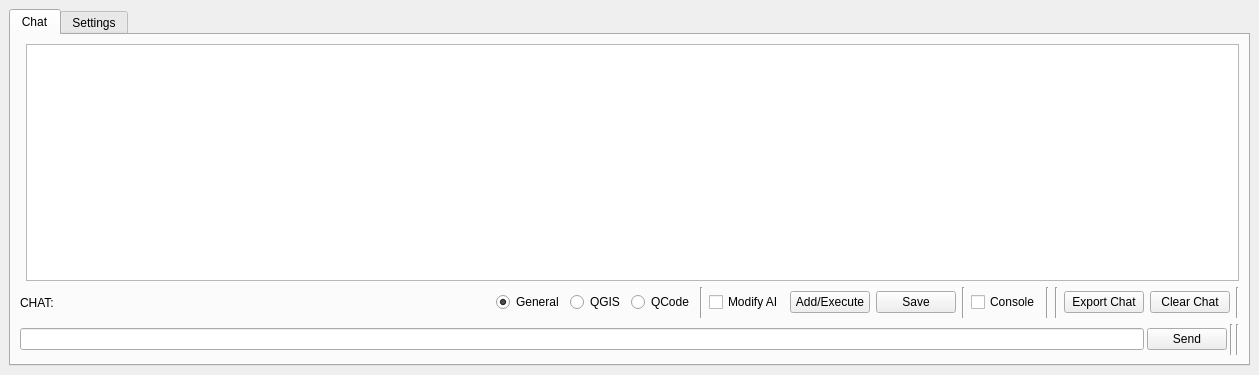
<?xml version="1.0" encoding="UTF-8"?>
<ui version="4.0">
 <class>geogenie</class>
 <widget class="QDockWidget" name="geogenie">
  <property name="geometry">
   <rect>
    <x>0</x>
    <y>0</y>
    <width>1259</width>
    <height>375</height>
   </rect>
  </property>
  <property name="windowTitle">
   <string>GeoGenie</string>
  </property>
  <widget class="QWidget" name="dockWidgetContents">
   <layout class="QGridLayout" name="gridLayout">
    <item row="0" column="0">
     <widget class="QTabWidget" name="tabWidget">
      <property name="currentIndex">
       <number>0</number>
      </property>
      <widget class="QWidget" name="tab">
       <attribute name="title">
        <string>Chat</string>
       </attribute>
       <layout class="QGridLayout" name="gridLayout_2">
        <item row="0" column="0">
         <layout class="QVBoxLayout" name="verticalLayout">
          <item>
           <layout class="QHBoxLayout" name="layout_custom">
            <item>
             <widget class="QTextEdit" name="chatgpt_edit">
              <property name="sizePolicy">
               <sizepolicy hsizetype="Ignored" vsizetype="Ignored">
                <horstretch>0</horstretch>
                <verstretch>0</verstretch>
               </sizepolicy>
              </property>
              <property name="html">
               <string>&lt;!DOCTYPE HTML PUBLIC &quot;-//W3C//DTD HTML 4.0//EN&quot; &quot;http://www.w3.org/TR/REC-html40/strict.dtd&quot;&gt;
&lt;html&gt;&lt;head&gt;&lt;meta name=&quot;qrichtext&quot; content=&quot;1&quot; /&gt;&lt;style type=&quot;text/css&quot;&gt;
p, li { white-space: pre-wrap; }
&lt;/style&gt;&lt;/head&gt;&lt;body style=&quot; font-family:'MS Shell Dlg 2'; font-size:7.8pt; font-weight:400; font-style:normal;&quot;&gt;
&lt;p style=&quot;-qt-paragraph-type:empty; margin-top:0px; margin-bottom:0px; margin-left:0px; margin-right:0px; -qt-block-indent:0; text-indent:0px;&quot;&gt;&lt;br /&gt;&lt;/p&gt;&lt;/body&gt;&lt;/html&gt;</string>
              </property>
             </widget>
            </item>
            <item>
             <widget class="QTextBrowser" name="chatgpt_ans">
              <property name="sizePolicy">
               <sizepolicy hsizetype="Expanding" vsizetype="Minimum">
                <horstretch>0</horstretch>
                <verstretch>0</verstretch>
               </sizepolicy>
              </property>
             </widget>
            </item>
           </layout>
          </item>
          <item>
           <layout class="QHBoxLayout" name="horizontalLayout_2">
            <item>
             <widget class="QLabel" name="label">
              <property name="sizePolicy">
               <sizepolicy hsizetype="Minimum" vsizetype="Preferred">
                <horstretch>0</horstretch>
                <verstretch>0</verstretch>
               </sizepolicy>
              </property>
              <property name="text">
               <string>CHAT:</string>
              </property>
             </widget>
            </item>
            <item>
             <spacer name="horizontalSpacer">
              <property name="orientation">
               <enum>Qt::Horizontal</enum>
              </property>
              <property name="sizeHint" stdset="0">
               <size>
                <width>40</width>
                <height>20</height>
               </size>
              </property>
             </spacer>
            </item>
            <item>
             <widget class="QRadioButton" name="general">
              <property name="text">
               <string>General</string>
              </property>
              <property name="checked">
               <bool>true</bool>
              </property>
             </widget>
            </item>
            <item>
             <widget class="QRadioButton" name="qgisui">
              <property name="text">
               <string>QGIS</string>
              </property>
             </widget>
            </item>
            <item>
             <widget class="QRadioButton" name="qgiscode">
              <property name="text">
               <string>QCode</string>
              </property>
             </widget>
            </item>
            <item>
             <widget class="Line" name="line">
              <property name="maximumSize">
               <size>
                <width>3</width>
                <height>31</height>
               </size>
              </property>
              <property name="orientation">
               <enum>Qt::Vertical</enum>
              </property>
             </widget>
            </item>
            <item>
             <widget class="QCheckBox" name="chatgpt_edit_btn">
              <property name="text">
               <string>Modify AI</string>
              </property>
             </widget>
            </item>
            <item>
             <widget class="QPushButton" name="addonmap">
              <property name="toolTip">
               <string>e.g. Give me a geojson format for Cyprus cities</string>
              </property>
              <property name="text">
               <string>Add/Execute</string>
              </property>
             </widget>
            </item>
            <item>
             <widget class="QPushButton" name="save_last_ans">
              <property name="focusPolicy">
               <enum>Qt::NoFocus</enum>
              </property>
              <property name="text">
               <string>Save</string>
              </property>
             </widget>
            </item>
            <item>
             <widget class="Line" name="line_2">
              <property name="maximumSize">
               <size>
                <width>3</width>
                <height>31</height>
               </size>
              </property>
              <property name="orientation">
               <enum>Qt::Vertical</enum>
              </property>
             </widget>
            </item>
            <item>
             <widget class="QCheckBox" name="chatgpt_python_console">
              <property name="text">
               <string>Console</string>
              </property>
             </widget>
            </item>
            <item>
             <widget class="Line" name="line_3">
              <property name="maximumSize">
               <size>
                <width>3</width>
                <height>31</height>
               </size>
              </property>
              <property name="orientation">
               <enum>Qt::Vertical</enum>
              </property>
             </widget>
            </item>
            <item>
             <widget class="Line" name="line_7">
              <property name="maximumSize">
               <size>
                <width>3</width>
                <height>31</height>
               </size>
              </property>
              <property name="orientation">
               <enum>Qt::Vertical</enum>
              </property>
             </widget>
            </item>
            <item>
             <widget class="QPushButton" name="export_ans">
              <property name="focusPolicy">
               <enum>Qt::NoFocus</enum>
              </property>
              <property name="text">
               <string>Export Chat</string>
              </property>
             </widget>
            </item>
            <item>
             <widget class="QPushButton" name="clear_ans">
              <property name="focusPolicy">
               <enum>Qt::NoFocus</enum>
              </property>
              <property name="text">
               <string>Clear Chat</string>
              </property>
             </widget>
            </item>
            <item>
             <widget class="Line" name="line_4">
              <property name="maximumSize">
               <size>
                <width>3</width>
                <height>31</height>
               </size>
              </property>
              <property name="orientation">
               <enum>Qt::Vertical</enum>
              </property>
             </widget>
            </item>
           </layout>
          </item>
          <item>
           <layout class="QHBoxLayout" name="horizontalLayout">
            <property name="spacing">
             <number>3</number>
            </property>
            <item>
             <widget class="QLineEdit" name="question">
              <property name="sizePolicy">
               <sizepolicy hsizetype="Expanding" vsizetype="Fixed">
                <horstretch>0</horstretch>
                <verstretch>0</verstretch>
               </sizepolicy>
              </property>
              <property name="text">
               <string/>
              </property>
             </widget>
            </item>
            <item>
             <widget class="QPushButton" name="send_chat">
              <property name="sizePolicy">
               <sizepolicy hsizetype="Minimum" vsizetype="Fixed">
                <horstretch>0</horstretch>
                <verstretch>0</verstretch>
               </sizepolicy>
              </property>
              <property name="maximumSize">
               <size>
                <width>16777215</width>
                <height>16777215</height>
               </size>
              </property>
              <property name="focusPolicy">
               <enum>Qt::StrongFocus</enum>
              </property>
              <property name="text">
               <string>Send</string>
              </property>
             </widget>
            </item>
            <item>
             <widget class="Line" name="line_5">
              <property name="maximumSize">
               <size>
                <width>3</width>
                <height>31</height>
               </size>
              </property>
              <property name="orientation">
               <enum>Qt::Vertical</enum>
              </property>
             </widget>
            </item>
            <item>
             <widget class="Line" name="line_6">
              <property name="maximumSize">
               <size>
                <width>3</width>
                <height>31</height>
               </size>
              </property>
              <property name="orientation">
               <enum>Qt::Vertical</enum>
              </property>
             </widget>
            </item>
           </layout>
          </item>
         </layout>
        </item>
       </layout>
      </widget>
      <widget class="QWidget" name="tab_2">
       <attribute name="title">
        <string>Settings</string>
       </attribute>
       <layout class="QVBoxLayout" name="verticalLayout_3">
        <item>
         <layout class="QVBoxLayout" name="verticalLayout_2">
          <item>
           <layout class="QHBoxLayout" name="horizontalLayout_6">
            <item>
             <widget class="QLabel" name="label_7">
              <property name="toolTip">
               <string>The model which will generate the completion.</string>
              </property>
              <property name="text">
               <string>&lt;a href=&quot;https://platform.openai.com/docs/models/overview&quot;&gt;Models &lt;/a&gt;:   </string>
              </property>
              <property name="openExternalLinks">
               <bool>true</bool>
              </property>
             </widget>
            </item>
            <item>
             <spacer name="horizontalSpacer_6">
              <property name="orientation">
               <enum>Qt::Horizontal</enum>
              </property>
              <property name="sizeType">
               <enum>QSizePolicy::Minimum</enum>
              </property>
              <property name="sizeHint" stdset="0">
               <size>
                <width>46</width>
                <height>20</height>
               </size>
              </property>
             </spacer>
            </item>
            <item>
             <widget class="QComboBox" name="model">
              <property name="sizePolicy">
               <sizepolicy hsizetype="Preferred" vsizetype="Fixed">
                <horstretch>0</horstretch>
                <verstretch>0</verstretch>
               </sizepolicy>
              </property>
              <property name="focusPolicy">
               <enum>Qt::WheelFocus</enum>
              </property>
              <property name="sizeAdjustPolicy">
               <enum>QComboBox::AdjustToContents</enum>
              </property>
              <item>
               <property name="text">
                <string>text-davinci-003</string>
               </property>
              </item>
              <item>
               <property name="text">
                <string>gpt-4</string>
               </property>
              </item>
              <item>
               <property name="text">
                <string>gpt-3.5-turbo</string>
               </property>
              </item>
              <item>
               <property name="text">
                <string>gpt-3.5-turbo-0301</string>
               </property>
              </item>
              <item>
               <property name="text">
                <string>text-curie-001</string>
               </property>
              </item>
              <item>
               <property name="text">
                <string>text-babbage-001</string>
               </property>
              </item>
              <item>
               <property name="text">
                <string>text-ada-001</string>
               </property>
              </item>
              <item>
               <property name="text">
                <string>code-davinci-002</string>
               </property>
              </item>
              <item>
               <property name="text">
                <string>code-cushman-001</string>
               </property>
              </item>
              <item>
               <property name="text">
                <string>claude-3-5-sonnet-20241022</string>
               </property>
              </item>
              <item>
               <property name="text">
                <string>claude-3-5-haiku-20241022</string>
               </property>
              </item>
              <item>
               <property name="text">
                <string>claude-3-opus-20240229</string>
               </property>
              </item>
              <item>
               <property name="text">
                <string>claude-3-sonnet-20240229</string>
               </property>
              </item>
              <item>
               <property name="text">
                <string>claude-3-haiku-20240307</string>
               </property>
              </item>
             </widget>
            </item>
            <item>
             <spacer name="horizontalSpacer_3">
              <property name="orientation">
               <enum>Qt::Horizontal</enum>
              </property>
              <property name="sizeHint" stdset="0">
               <size>
                <width>40</width>
                <height>20</height>
               </size>
              </property>
             </spacer>
            </item>
           </layout>
          </item>
          <item>
           <layout class="QHBoxLayout" name="horizontalLayout_4">
            <item>
             <widget class="QLabel" name="label_5">
              <property name="toolTip">
               <string>Controls randomness: Lowering results in less random completions. As the temperature approaches zero, the model will become deterministic and repetitive.</string>
              </property>
              <property name="text">
               <string>Temperature:     </string>
              </property>
             </widget>
            </item>
            <item>
             <widget class="QDoubleSpinBox" name="temperature">
              <property name="decimals">
               <number>1</number>
              </property>
              <property name="maximum">
               <double>1.000000000000000</double>
              </property>
              <property name="singleStep">
               <double>0.100000000000000</double>
              </property>
             </widget>
            </item>
            <item>
             <spacer name="horizontalSpacer_4">
              <property name="orientation">
               <enum>Qt::Horizontal</enum>
              </property>
              <property name="sizeHint" stdset="0">
               <size>
                <width>40</width>
                <height>20</height>
               </size>
              </property>
             </spacer>
            </item>
           </layout>
          </item>
          <item>
           <layout class="QHBoxLayout" name="horizontalLayout_3">
            <item>
             <widget class="QLabel" name="label_6">
              <property name="toolTip">
               <string>One token is roughly 4 characters for normal English text</string>
              </property>
              <property name="text">
               <string>Maximum length:</string>
              </property>
             </widget>
            </item>
            <item>
             <widget class="QSpinBox" name="max_tokens">
              <property name="focusPolicy">
               <enum>Qt::WheelFocus</enum>
              </property>
              <property name="minimum">
               <number>1</number>
              </property>
              <property name="maximum">
               <number>4000</number>
              </property>
             </widget>
            </item>
            <item>
             <spacer name="horizontalSpacer_5">
              <property name="orientation">
               <enum>Qt::Horizontal</enum>
              </property>
              <property name="sizeHint" stdset="0">
               <size>
                <width>40</width>
                <height>20</height>
               </size>
              </property>
             </spacer>
            </item>
           </layout>
          </item>
          <item>
           <layout class="QHBoxLayout" name="horizontalLayout_5">
            <item>
             <widget class="QLabel" name="label_2">
              <property name="toolTip">
               <string>If you want, you can use your API key.</string>
              </property>
              <property name="text">
               <string>&lt;a href=&quot;https://platform.openai.com/account/api-keys&quot;&gt;Use your API key&lt;/a&gt; </string>
              </property>
              <property name="wordWrap">
               <bool>true</bool>
              </property>
              <property name="openExternalLinks">
               <bool>true</bool>
              </property>
             </widget>
            </item>
            <item>
             <widget class="QgsPasswordLineEdit" name="custom_apikey"/>
            </item>
            <item>
             <spacer name="horizontalSpacer_2">
              <property name="orientation">
               <enum>Qt::Horizontal</enum>
              </property>
              <property name="sizeHint" stdset="0">
               <size>
                <width>40</width>
                <height>20</height>
               </size>
              </property>
             </spacer>
            </item>
           </layout>
          </item>
          <item>
           <layout class="QHBoxLayout" name="claude_api_layout">
            <item>
             <widget class="QLabel" name="claude_label">
              <property name="toolTip">
               <string>Claude API key for Anthropic models</string>
              </property>
              <property name="text">
               <string>&lt;a href=&quot;https://console.anthropic.com/&quot;&gt;Claude API key&lt;/a&gt; </string>
              </property>
              <property name="wordWrap">
               <bool>true</bool>
              </property>
              <property name="openExternalLinks">
               <bool>true</bool>
              </property>
             </widget>
            </item>
            <item>
             <widget class="QgsPasswordLineEdit" name="claude_apikey"/>
            </item>
            <item>
             <spacer name="claude_spacer">
              <property name="orientation">
               <enum>Qt::Horizontal</enum>
              </property>
              <property name="sizeHint" stdset="0">
               <size>
                <width>40</width>
                <height>20</height>
               </size>
              </property>
             </spacer>
            </item>
           </layout>
          </item>
          <item>
           <spacer name="verticalSpacer">
            <property name="orientation">
             <enum>Qt::Vertical</enum>
            </property>
            <property name="sizeHint" stdset="0">
             <size>
              <width>20</width>
              <height>40</height>
             </size>
            </property>
           </spacer>
          </item>
         </layout>
        </item>
       </layout>
      </widget>
     </widget>
    </item>
   </layout>
  </widget>
 </widget>
 <customwidgets>
  <customwidget>
   <class>QgsPasswordLineEdit</class>
   <extends>QLineEdit</extends>
   <header>qgspasswordlineedit.h</header>
  </customwidget>
 </customwidgets>
 <resources/>
 <connections/>
</ui>
